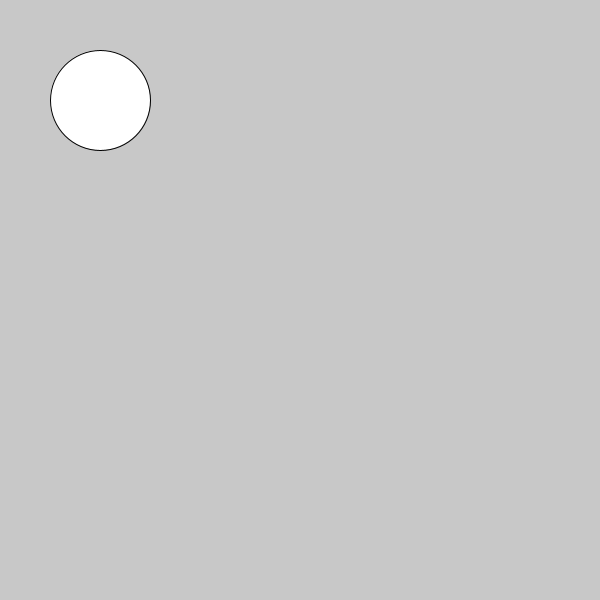
Frame 1 (no input)
Frame 60 (the mouse pressed at the canvas centre just before this capture): identical to frame 1, image omitted
Frame 120 (the mouse held since frame 60 and released just before this capture): identical to frame 1, image omitted

The Processing sketch that drew this single still picture (run headless with seeded random() and noise(); from frame 60 on, the mouse is pressed at the canvas centre):

// Processing sketch: keyboard_pde
// ── keyboard_pde.pde
//looked at this tutorial
//https://happycoding.io/tutorials/processing/input#keyboard-input-functions

float circleX = 100;
float circleY = 100;

void setup(){
  size(600, 600);
}

void draw() {
  background(200);  
  ellipse(circleX, circleY, 100, 100);
}

void keyPressed() {
  if (keyCode == UP) {
    circleY -= 10;
  }
  else if (keyCode == DOWN) {
    circleY += 10;
  }
  else if (keyCode == LEFT) {
    circleX -= 10;
  }
  else if (keyCode == RIGHT) {
    circleX += 10;
  }
}
